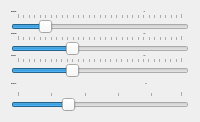
            <widget class="QWidget" name="circles">
             <layout class="QVBoxLayout" name="verticalLayout_33">
              <item>
               <widget class="QWidget" name="widget_2" native="true">
                <layout class="QVBoxLayout" name="verticalLayout_12">
                 <property name="spacing">
                  <number>0</number>
                 </property>
                 <property name="leftMargin">
                  <number>0</number>
                 </property>
                 <property name="topMargin">
                  <number>0</number>
                 </property>
                 <property name="rightMargin">
                  <number>0</number>
                 </property>
                 <property name="bottomMargin">
                  <number>0</number>
                 </property>
                 <item>
                  <layout class="QVBoxLayout" name="verticalLayout_13">
                   <item>
                    <layout class="QHBoxLayout" name="horizontalLayout_11">
                     <property name="sizeConstraint">
                      <enum>QLayout::SetMinimumSize</enum>
                     </property>
                     <item>
                      <widget class="QLabel" name="label_min_radius">
                       <property name="sizePolicy">
                        <sizepolicy hsizetype="Minimum" vsizetype="Minimum">
                         <horstretch>0</horstretch>
                         <verstretch>0</verstretch>
                        </sizepolicy>
                       </property>
                       <property name="font">
                        <font>
                         <family>Ubuntu</family>
                         <pointsize>-1</pointsize>
                         <bold>true</bold>
                        </font>
                       </property>
                       <property name="text">
                        <string>Min Radius:</string>
                       </property>
                       <property name="buddy">
                        <cstring>slider_rho</cstring>
                       </property>
                      </widget>
                     </item>
                     <item>
                      <widget class="QLabel" name="label_min_radius_value">
                       <property name="sizePolicy">
                        <sizepolicy hsizetype="Minimum" vsizetype="Minimum">
                         <horstretch>0</horstretch>
                         <verstretch>0</verstretch>
                        </sizepolicy>
                       </property>
                       <property name="font">
                        <font>
                         <family>Ubuntu</family>
                         <pointsize>-1</pointsize>
                         <bold>true</bold>
                        </font>
                       </property>
                       <property name="text">
                        <string>50</string>
                       </property>
                       <property name="alignment">
                        <set>Qt::AlignCenter</set>
                       </property>
                       <property name="buddy">
                        <cstring>slider_theta</cstring>
                       </property>
                      </widget>
                     </item>
                    </layout>
                   </item>
                   <item>
                    <widget class="QSlider" name="slider_circle_min_radius">
                     <property name="sizePolicy">
                      <sizepolicy hsizetype="Minimum" vsizetype="Minimum">
                       <horstretch>0</horstretch>
                       <verstretch>0</verstretch>
                      </sizepolicy>
                     </property>
                     <property name="minimum">
                      <number>1</number>
                     </property>
                     <property name="maximum">
                      <number>300</number>
                     </property>
                     <property name="singleStep">
                      <number>10</number>
                     </property>
                     <property name="pageStep">
                      <number>50</number>
                     </property>
                     <property name="value">
                      <number>50</number>
                     </property>
                     <property name="orientation">
                      <enum>Qt::Horizontal</enum>
                     </property>
                     <property name="tickPosition">
                      <enum>QSlider::TicksAbove</enum>
                     </property>
                     <property name="tickInterval">
                      <number>10</number>
                     </property>
                    </widget>
                   </item>
                  </layout>
                 </item>
                 <item>
                  <layout class="QVBoxLayout" name="verticalLayout_14">
                   <item>
                    <layout class="QHBoxLayout" name="horizontalLayout_12">
                     <item>
                      <widget class="QLabel" name="label_max_radius">
                       <property name="sizePolicy">
                        <sizepolicy hsizetype="Minimum" vsizetype="Minimum">
                         <horstretch>0</horstretch>
                         <verstretch>0</verstretch>
                        </sizepolicy>
                       </property>
                       <property name="font">
                        <font>
                         <family>Ubuntu</family>
                         <pointsize>-1</pointsize>
                         <bold>true</bold>
                        </font>
                       </property>
                       <property name="text">
                        <string>Max Radius:</string>
                       </property>
                       <property name="buddy">
                        <cstring>slider_theta</cstring>
                       </property>
                      </widget>
                     </item>
                     <item>
                      <widget class="QLabel" name="label_max_radius_value">
                       <property name="sizePolicy">
                        <sizepolicy hsizetype="Minimum" vsizetype="Minimum">
                         <horstretch>0</horstretch>
                         <verstretch>0</verstretch>
                        </sizepolicy>
                       </property>
                       <property name="font">
                        <font>
                         <family>Ubuntu</family>
                         <pointsize>-1</pointsize>
                         <bold>true</bold>
                        </font>
                       </property>
                       <property name="text">
                        <string>100</string>
                       </property>
                       <property name="alignment">
                        <set>Qt::AlignCenter</set>
                       </property>
                       <property name="buddy">
                        <cstring>slider_theta</cstring>
                       </property>
                      </widget>
                     </item>
                    </layout>
                   </item>
                   <item>
                    <widget class="QSlider" name="slider_circle_max_radius">
                     <property name="sizePolicy">
                      <sizepolicy hsizetype="Minimum" vsizetype="Minimum">
                       <horstretch>0</horstretch>
                       <verstretch>0</verstretch>
                      </sizepolicy>
                     </property>
                     <property name="minimum">
                      <number>1</number>
                     </property>
                     <property name="maximum">
                      <number>300</number>
                     </property>
                     <property name="singleStep">
                      <number>10</number>
                     </property>
                     <property name="pageStep">
                      <number>50</number>
                     </property>
                     <property name="value">
                      <number>100</number>
                     </property>
                     <property name="orientation">
                      <enum>Qt::Horizontal</enum>
                     </property>
                     <property name="tickPosition">
                      <enum>QSlider::TicksAbove</enum>
                     </property>
                     <property name="tickInterval">
                      <number>10</number>
                     </property>
                    </widget>
                   </item>
                   <item>
                    <layout class="QVBoxLayout" name="verticalLayout_15">
                     <item>
                      <layout class="QHBoxLayout" name="horizontalLayout_13">
                       <item>
                        <widget class="QLabel" name="label_circles_threshold">
                         <property name="sizePolicy">
                          <sizepolicy hsizetype="Minimum" vsizetype="Minimum">
                           <horstretch>0</horstretch>
                           <verstretch>0</verstretch>
                          </sizepolicy>
                         </property>
                         <property name="font">
                          <font>
                           <family>Ubuntu</family>
                           <pointsize>-1</pointsize>
                           <bold>true</bold>
                          </font>
                         </property>
                         <property name="text">
                          <string>Threshold:</string>
                         </property>
                         <property name="buddy">
                          <cstring>slider_thresh</cstring>
                         </property>
                        </widget>
                       </item>
                       <item>
                        <widget class="QLabel" name="label_circles_threshold_value">
                         <property name="sizePolicy">
                          <sizepolicy hsizetype="Minimum" vsizetype="Minimum">
                           <horstretch>0</horstretch>
                           <verstretch>0</verstretch>
                          </sizepolicy>
                         </property>
                         <property name="font">
                          <font>
                           <family>Ubuntu</family>
                           <pointsize>-1</pointsize>
                           <bold>true</bold>
                          </font>
                         </property>
                         <property name="text">
                          <string>100</string>
                         </property>
                         <property name="alignment">
                          <set>Qt::AlignCenter</set>
                         </property>
                         <property name="buddy">
                          <cstring>slider_theta</cstring>
                         </property>
                        </widget>
                       </item>
                      </layout>
                     </item>
                     <item>
                      <widget class="QSlider" name="slider_circle_threshold">
                       <property name="sizePolicy">
                        <sizepolicy hsizetype="Minimum" vsizetype="Minimum">
                         <horstretch>0</horstretch>
                         <verstretch>0</verstretch>
                        </sizepolicy>
                       </property>
                       <property name="maximum">
                        <number>300</number>
                       </property>
                       <property name="singleStep">
                        <number>10</number>
                       </property>
                       <property name="pageStep">
                        <number>50</number>
                       </property>
                       <property name="value">
                        <number>100</number>
                       </property>
                       <property name="orientation">
                        <enum>Qt::Horizontal</enum>
                       </property>
                       <property name="tickPosition">
                        <enum>QSlider::TicksAbove</enum>
                       </property>
                       <property name="tickInterval">
                        <number>10</number>
                       </property>
                      </widget>
                     </item>
                    </layout>
                   </item>
                  </layout>
                 </item>
                </layout>
               </widget>
              </item>
              <item>
               <layout class="QVBoxLayout" name="verticalLayout_32">
                <item>
                 <layout class="QHBoxLayout" name="horizontalLayout_26">
                  <property name="sizeConstraint">
                   <enum>QLayout::SetMinimumSize</enum>
                  </property>
                  <item>
                   <widget class="QLabel" name="label_min_dist">
                    <property name="sizePolicy">
                     <sizepolicy hsizetype="Minimum" vsizetype="Minimum">
                      <horstretch>0</horstretch>
                      <verstretch>0</verstretch>
                     </sizepolicy>
                    </property>
                    <property name="font">
                     <font>
                      <family>Ubuntu</family>
                      <pointsize>-1</pointsize>
                      <bold>true</bold>
                     </font>
                    </property>
                    <property name="text">
                     <string>Dist Factor:</string>
                    </property>
                    <property name="buddy">
                     <cstring>slider_rho</cstring>
                    </property>
                   </widget>
                  </item>
                  <item>
                   <widget class="QLabel" name="label_min_dist_value">
                    <property name="sizePolicy">
                     <sizepolicy hsizetype="Minimum" vsizetype="Minimum">
                      <horstretch>0</horstretch>
                      <verstretch>0</verstretch>
                     </sizepolicy>
                    </property>
                    <property name="font">
                     <font>
                      <family>Ubuntu</family>
                      <pointsize>-1</pointsize>
                      <bold>true</bold>
                     </font>
                    </property>
                    <property name="text">
                     <string>16</string>
                    </property>
                    <property name="alignment">
                     <set>Qt::AlignCenter</set>
                    </property>
                    <property name="buddy">
                     <cstring>slider_theta</cstring>
                    </property>
                   </widget>
                  </item>
                 </layout>
                </item>
                <item>
                 <widget class="QSlider" name="slider_circle_min_dist">
                  <property name="sizePolicy">
                   <sizepolicy hsizetype="Minimum" vsizetype="Minimum">
                    <horstretch>0</horstretch>
                    <verstretch>0</verstretch>
                   </sizepolicy>
                  </property>
                  <property name="minimum">
                   <number>1</number>
                  </property>
                  <property name="maximum">
                   <number>50</number>
                  </property>
                  <property name="value">
                   <number>16</number>
                  </property>
                  <property name="orientation">
                   <enum>Qt::Horizontal</enum>
                  </property>
                  <property name="tickPosition">
                   <enum>QSlider::TicksAbove</enum>
                  </property>
                  <property name="tickInterval">
                   <number>10</number>
                  </property>
                 </widget>
                </item>
               </layout>
              </item>
             </layout>
            </widget>
